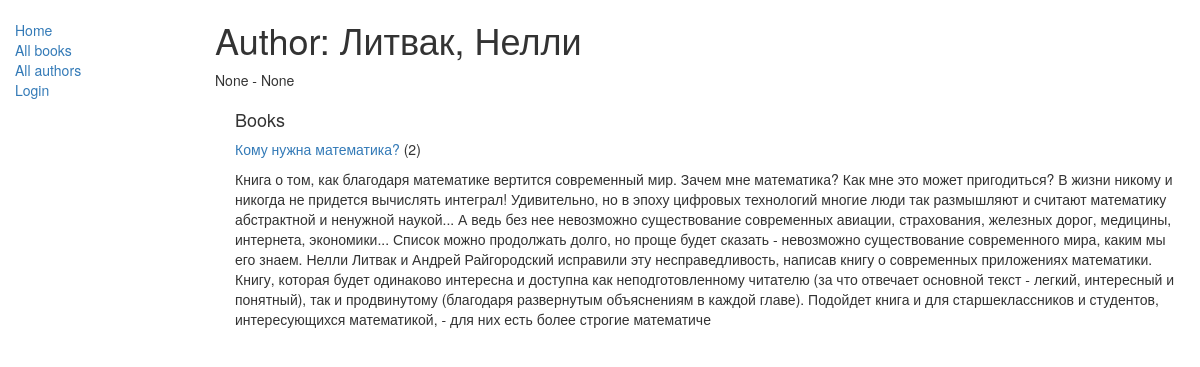
Before: /catalog/author/5 with the older database file.
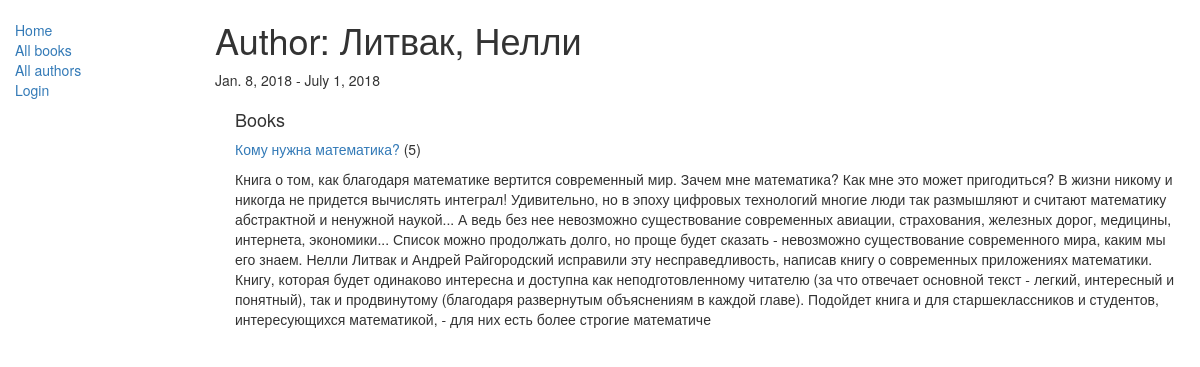
After: the same page with the newer database file.
### catalog/models.py (models this page shows, shortened)
class Author(models.Model):
    first_name = models.CharField(max_length=100)
    last_name = models.CharField(max_length=100)
    date_of_birth = models.DateField(null=True, blank=True)
    date_of_death = models.DateField('Died', null=True, blank=True)
    class Meta:
        ordering = ['last_name']

class Book(models.Model):
    title = models.CharField(max_length=200)
    author = models.ForeignKey('Author', on_delete=models.SET_NULL, null=True)
    summary = models.TextField(max_length=1000, help_text="Enter a brief description of the book")
    isbn = models.CharField('ISBN',max_length=13, help_text='13 Character <a href="https://www.isbn-international.org/content/what-isbn">ISBN number</a>')
    genre = models.ManyToManyField(Genre, help_text="Select a genre for this book")
    language = models.ForeignKey('Language', on_delete=models.SET_NULL, null=True)
    def get_absolute_url(self):
        return reverse('book-detail', args=[str(self.id)])
    def display_genre(self):
        """
        Creates a string for the Genre. This is required to display genre in Admin.
        """
        return ', '.join([genre.name for genre in self.genre.all()[:3] ])
    display_genre.short_description = 'Genre'

### catalog/views.py (the view)
# urls.py: re_path(r'^author/(?P<pk>\d+)$', views.AuthorDetailView.as_view(), name='author-detail'),
class AuthorDetailView(generic.DetailView):
    model = Author

### catalog/templates/catalog/author_detail.html
{% extends "base_generic.html" %}
{% block content %}
    <h1>Author: {{ author.last_name }}, {{ author.first_name }}</h1>
    <p>{{ author.date_of_birth }} - {{ author.date_of_death }}</p>
    <div style="margin-left:20px;margin-top:20px">
        <h4>Books</h4>
        {% for book in author.book_set.all %}
        <p><a href="{{ book.get_absolute_url }}">{{ book.title }}</a> ({{book.bookinstance_set.all.count}})</p>
        <p>{{ book.summary }}</p>
        {% endfor %}
    </div>
{% endblock %}

Changed rows visible on the page:
changed Author "Литвак": date_of_birth "None" → "Jan. 8, 2018"; date_of_death "None" → "July 1, 2018"
computed for Book "Кому нужна математика?": bookinstance_set.all.count "2" → "5"
